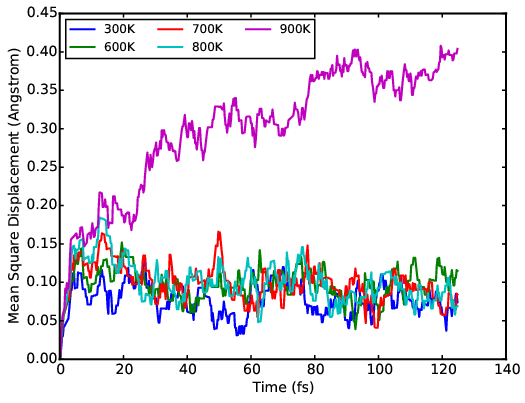

Here is the Python script that generated this plot:
# -*- coding: utf-8 -*-
# @Author: YangZhou
# @Date:   2017-06-22 23:26:28
# @Last Modified by:   YangZhou
# @Last Modified time: 2017-06-22 23:31:16
import numpy as np
from aces.graph import pl, fig


def reducemsd():
    msd = np.loadtxt('bi.md/600K/msd.txt')
    time = msd[:, 0]
    aa = []
    aa.append(np.loadtxt('bi.md/msd.txt')[:500, 1])
    aa.append(np.loadtxt('bi.md/600K/msd.txt')[:, 1])
    aa.append(np.loadtxt('bi.md/700K/msd.txt')[:, 1])
    aa.append(np.loadtxt('bi.md/800K/msd.txt')[:, 1])
    aa.append(np.loadtxt('bi.md/900K/msd.txt')[:, 1])
    aa = np.array(aa)
    ll = [300, 600, 700, 800, 900]
    import matplotlib
    matplotlib.rcParams['legend.fontsize'] = 12
    with fig('msd.eps', legend=True):
        for i, x in enumerate(aa):
            pl.plot(time, x, lw=2, label="%sK" % ll[i])

        pl.xlabel("Time (fs)")
        pl.ylabel("Mean Square Displacement (Angstrom)")
reducemsd()
